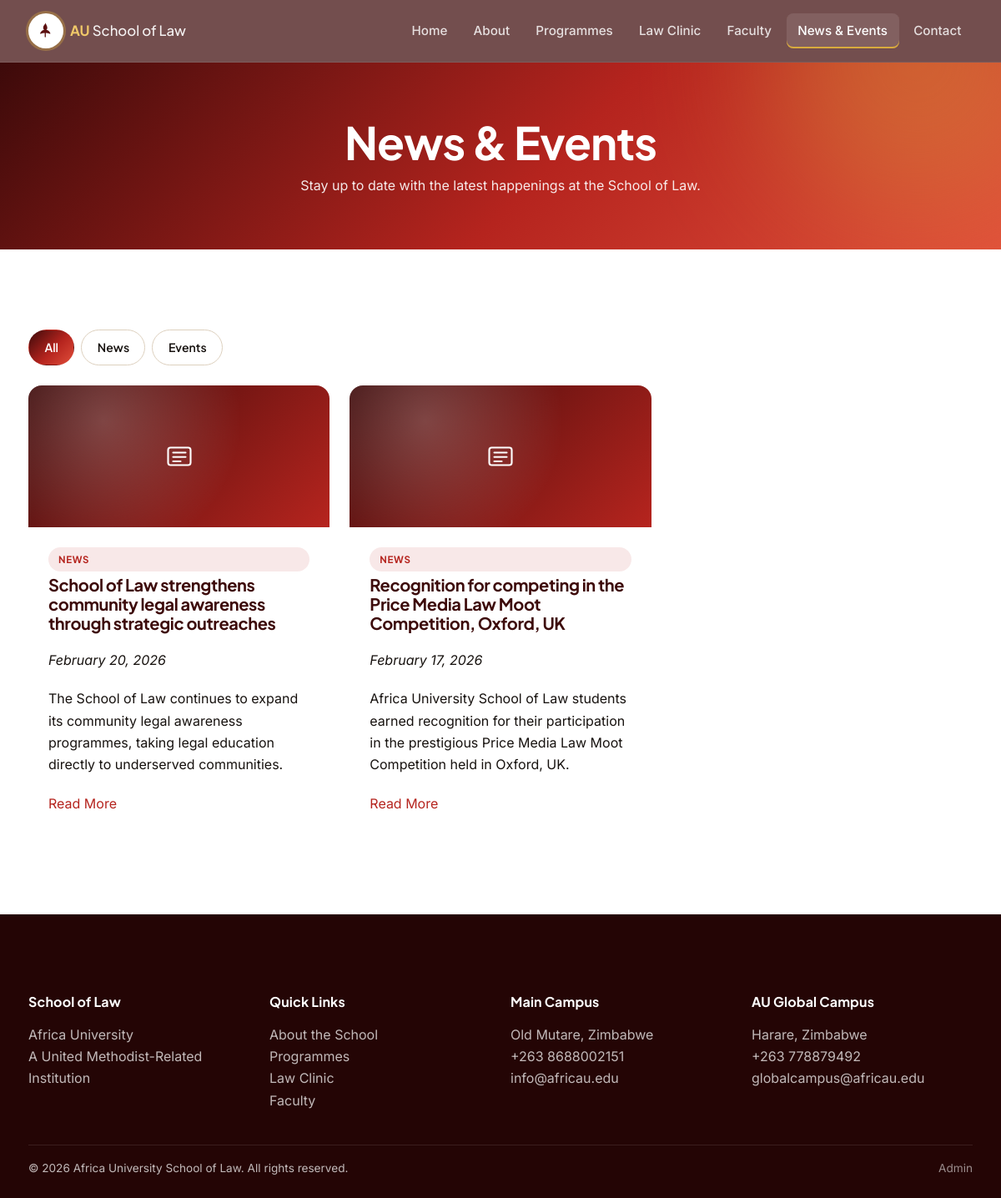
Page /news.php on the committed database.
### tables this page shows
CREATE TABLE news_events (
    id INT AUTO_INCREMENT PRIMARY KEY,
    title VARCHAR(200) NOT NULL,
    category ENUM('news', 'event') NOT NULL DEFAULT 'news',
    summary VARCHAR(300) NOT NULL,
    body TEXT NOT NULL,
    entry_date DATE NOT NULL,
    image_path VARCHAR(255) NULL,
    created_at TIMESTAMP NOT NULL DEFAULT CURRENT_TIMESTAMP,
    updated_at TIMESTAMP NOT NULL DEFAULT CURRENT_TIMESTAMP ON UPDATE CURRENT_TIMESTAMP,
    INDEX idx_news_events_category (category),
    INDEX idx_news_events_entry_date (entry_date)
);

### includes/functions.php (called while the page is built, shortened)
<?php
function h(?string $value): string
{
    return htmlspecialchars($value ?? '', ENT_QUOTES, 'UTF-8');
}
function format_date(?string $date, string $format = 'F j, Y'): string
{
    $ts = strtotime($date);
    return $ts === false ? '' : date($format, $ts);
}

### news.php (the view, shortened to what this page needs)
<?php
require_once __DIR__ . '/includes/functions.php';
$category = $_GET['category'] ?? 'all';
$db = get_db();
if ($category === 'all') {
    $stmt = $db->prepare('SELECT * FROM news_events ORDER BY entry_date DESC');
    $stmt->execute();
} else {
    $stmt = $db->prepare('SELECT * FROM news_events WHERE category = ? ORDER BY entry_date DESC');
    $stmt->execute([$category]);
}
$items = $stmt->fetchAll();
include __DIR__ . '/includes/header.php';
?>
<div class="page-header">
    <div class="container">
        <h1>News &amp; Events</h1>
        <p>Stay up to date with the latest happenings at the School of Law.</p>
    </div>
</div>
<div class="section">
    <div class="container">
        <div class="tag-list">
            <a href="news.php?category=all" class="tab-btn<?= $category === 'all' ? ' active' : '' ?>" data-filter="all">All</a>
            <a href="news.php?category=news" class="tab-btn<?= $category === 'news' ? ' active' : '' ?>" data-filter="news">News</a>
            <a href="news.php?category=event" class="tab-btn<?= $category === 'event' ? ' active' : '' ?>" data-filter="event">Events</a>
        </div>
        <?php if (count($items) === 0): ?>
            <p>No items found.</p>
        <?php else: ?>
            <div class="grid grid-3">
                <?php foreach ($items as $item): ?>
                    <div class="card-news" data-category="<?= h($item['category']) ?>">
                        <div class="card-img-placeholder">
                            <svg viewBox="0 0 24 24" fill="none" xmlns="http://www.w3.org/2000/svg" aria-hidden="true" style="width:36px;height:36px;">
                                <rect x="3" y="5" width="18" height="14" rx="2" stroke="#fff" stroke-width="1.4"/>
                                <path d="M7 9h10M7 12.5h10M7 16h6" stroke="#fff" stroke-width="1.4" stroke-linecap="round"/>
                            </svg>
                        </div>
                        <div class="card-body">
                            <span class="badge badge-<?= h($item['category']) ?>"><?= h(ucfirst($item['category'])) ?></span>
                            <h3><?= h($item['title']) ?></h3>
                            <p><em><?= h(format_date($item['entry_date'])) ?></em></p>
                            <p><?= h($item['summary']) ?></p>
                            <a href="news-detail.php?id=<?= (int) $item['id'] ?>">Read More</a>
                        </div>
                    </div>
                <?php endforeach; ?>
            </div>
        <?php endif; ?>
    </div>
</div>
<?php include __DIR__ . '/includes/footer.php'; ?>

### rows in the picture
news_events: category "NEWS", title "School of Law strengthens community legal awareness through strategic outreaches", entry_date "February 20, 2026", summary "The School of Law continues to expand its community legal awareness programmes, taking legal education directly to underserved communities."
news_events: category "NEWS", title "Recognition for competing in the Price Media Law Moot Competition, Oxford, UK", entry_date "February 17, 2026", summary "Africa University School of Law students earned recognition for their participation in the prestigious Price Media Law Moot Competition held in Oxford, UK."
